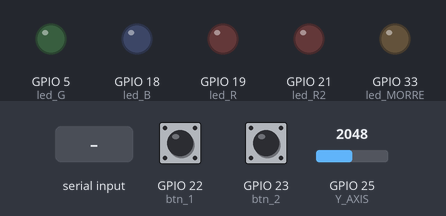
Simulated run of this sketch. Board: ESP32. On the bench: output pins drawn as LEDs (lit = HIGH). Dashed ring = blinking. The test bench sets the inputs (shaded band); at power-on: GPIO 22 (btn_1) HIGH, GPIO 23 (btn_2) HIGH, GPIO 25 (Y_AXIS) = 2048. What the sketch prints to the serial monitor is not drawn.

Above: at 1.2 s.
1.3 s: "4" received over Serial
At 1.46 s:
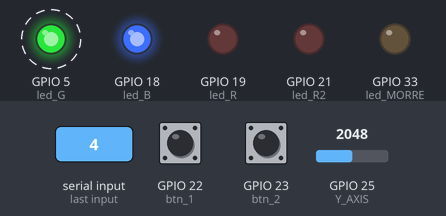
At 2.0 s:
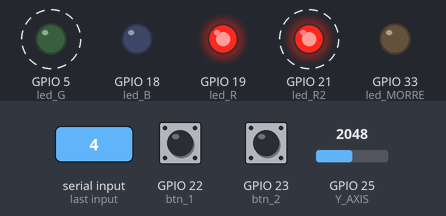
4.3 s: GPIO 22 (btn_1) pulled LOW for 3.2 s
At 4.75 s:
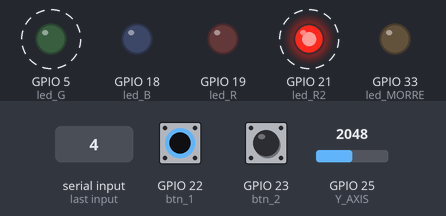
9.0 s: GPIO 22 (btn_1) pulsed LOW 5 times (0.12 s each, 0.3 s apart)
Timing chart, 0 to 18.0 s (numbered marks = the images above; inputs shaded):
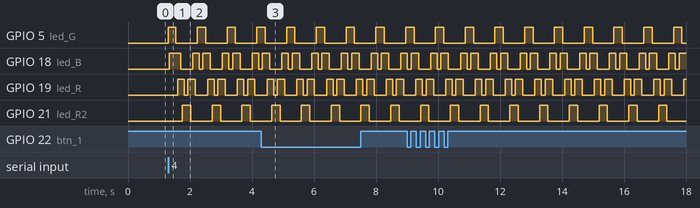

Measured:
- after the input at 1.3 s, GPIO 5 (led_G): alternates HIGH for 0.27 s and LOW for 0.69 s, starting at once; GPIO 18 (led_B): LOW → HIGH at once, then repeats every 0.96 s: LOW 0.39 s, HIGH 0.21 s, LOW 0.12 s, HIGH 0.24 s

The sketch:

Serial.ino
```cpp
#define btn_1 22
#define btn_2 23
#define X_AXIS 26
#define Y_AXIS 25
#define led_G 5
#define led_B 18
#define led_R 19
#define led_R2 21
#define led_MORRE 33

int flag_btn1 = 0;
int flag_btn2 = 0;
unsigned long lastTime = 0;
const unsigned long interval = 400;

void setup() {
  pinMode(btn_1, INPUT_PULLUP);
  pinMode(btn_2, INPUT_PULLUP);
  pinMode(led_G, OUTPUT);
  pinMode(led_B, OUTPUT);
  pinMode(led_R, OUTPUT);
  pinMode(led_R2, OUTPUT);
  pinMode(led_MORRE, OUTPUT);
  Serial.begin(115200);

}


void loop() {

  int y = map(analogRead(Y_AXIS), 0 , 4095, 10, -10);
  Serial.println((String)y);

  //botao1 (azul)
  if(deBounce(flag_btn1,btn_1)==LOW){
    if(flag_btn1 == 0){
    Serial.write("PULA\n");
    digitalWrite(led_G, HIGH);
    }
    flag_btn1 = 1;
  }

  if(flag_btn1 == 1 && deBounce(flag_btn1,btn_1)==HIGH){
    Serial.write("CAI\n");
    digitalWrite(led_G, LOW);
    flag_btn1 = 0;
  }


  //botao 2 (amarelo)

  if(deBounce(flag_btn2,btn_2)==LOW){
    if(flag_btn2 == 0){
    Serial.write("ACELERA\n");
    digitalWrite(led_B, HIGH);
    }
    flag_btn2 = 1;
  }

  if(flag_btn2 == 1 && deBounce(flag_btn2,btn_2)==HIGH){
    Serial.write("DESACELERA\n");
    digitalWrite(led_B, LOW);
    flag_btn2 = 0;
  }

  while (Serial.available())
  {
    char character = (char)Serial.read();
    if (character == '1'){
      digitalWrite(led_R, HIGH);
    }
    if (character == '2'){
      digitalWrite(led_R2, HIGH);
    }
    if (character == '4'){
      Ganhou();
    }
    if (character == '6'){
      while(true){
        digitalWrite(led_MORRE, HIGH);
        delay(120);
        digitalWrite(led_MORRE, LOW);
        delay(120);
      }
    }
    if (character == '0'){
      Reiniciar();
      character = '1';
    }
  }
}

  /*while (Serial.available())
  {
    char character = (char)Serial.read();
    if (character != '\n')
    {
      txt = txt + character;
    }
    else
    {
      if (txt == "L ON")
      {
        digitalWrite(LED_R2, HIGH);
      }
      else if (txt == "L OFF")
      {
        digitalWrite(led_R2, LOW);
      }
      txt = "";
    }
  }*/

int deBounce (int estado, int pino){
  int estadoAtual = digitalRead(pino);

  if(estado!=estadoAtual){
    delay(5);
    estadoAtual = digitalRead(pino);
  }
  return estadoAtual;
}

void Ganhou(){
  bool leds[4];
  while(true){
    for (int i = 0; i<4; i++){
      leds[i % 4] = true;
      leds[(i % 4) - 1] = true;

      digitalWrite(led_G, leds[0]);
      delay(30);
      //Zenitsu
      digitalWrite(led_B, leds[1]);
      delay(30);
      digitalWrite(led_R, leds[2]);
      delay(30);
      digitalWrite(led_R2, leds[3]);
      delay(30);
      for (int j = 0; j < 4; j++){
        leds[j] = 0;
      }
    }
    for (int i = 0; i<4; i++){
      leds[i % 4] = true;
      leds[(i % 4) - 1] = true;

      digitalWrite(led_R2, leds[0]);
      delay(30);
      //Zenitsu
      digitalWrite(led_R, leds[1]);
      delay(30);
      digitalWrite(led_B, leds[2]);
      delay(30);
      digitalWrite(led_G, leds[3]);
      delay(30);
      for (int j = 0; j < 4; j++){
        leds[j] = 0;
      }
    }
  }
}
void Reiniciar(){
  digitalWrite(led_G, LOW);
  digitalWrite(led_B, LOW);
  digitalWrite(led_R, LOW);
  digitalWrite(led_R2, LOW);
  digitalWrite(led_MORRE, LOW);
}
```
